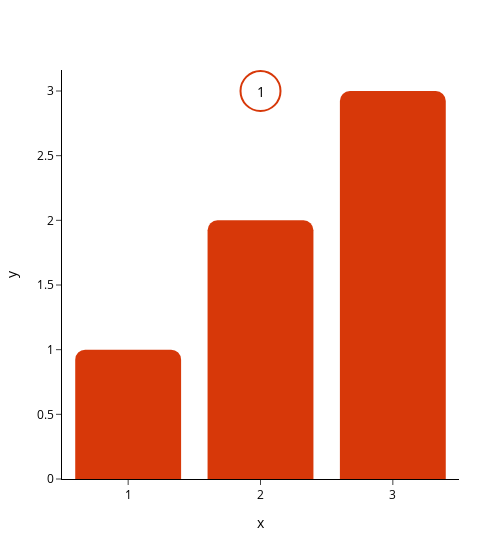

Notebook code for this chart:
### Code cell
p = Plotter(slide_layout="slide_50%")
p.express(
    type="bar",
    x=[1,2,3],
    y=[1,2,3],
)
p.callout.add_circle_highlight(x=2, y=3, text="1")
p.show()

### Figure 1 — Plotly figure (JSON) as saved in the notebook; plotly's stock layout.template omitted (floating-point values rounded to 4 significant figures)
{"data": [{"alignmentgroup": "True", "hovertemplate": "x=%{x}<br>y=%{y}<extra></extra>", "legendgroup": "", "marker": {"color": "#D73809", "pattern": {"shape": ""}}, "name": "", "offsetgroup": "", "orientation": "v", "showlegend": false, "textposition": "auto", "type": "bar", "x": [1, 2, 3], "xaxis": "x", "y": [1, 2, 3], "yaxis": "y"}], "layout": {"annotations": [{"borderpad": 2, "font": {"color": "#000000", "size": 14}, "showarrow": false, "text": "1", "x": 2, "y": 3}], "barmode": "relative", "height": 540, "legend": {"tracegroupgap": 0}, "shapes": [{"fillcolor": "#ffffff", "layer": "above", "line": {"color": "#D73809", "width": 2}, "type": "circle", "x0": -20, "x1": 20, "xanchor": 2, "xsizemode": "pixel", "y0": -20, "y1": 20, "yanchor": 3, "ysizemode": "pixel"}], "width": 480, "xaxis": {"anchor": "y", "domain": [0, 1], "title": {"text": "x"}}, "yaxis": {"anchor": "x", "domain": [0, 1], "title": {"text": "y"}}}}
